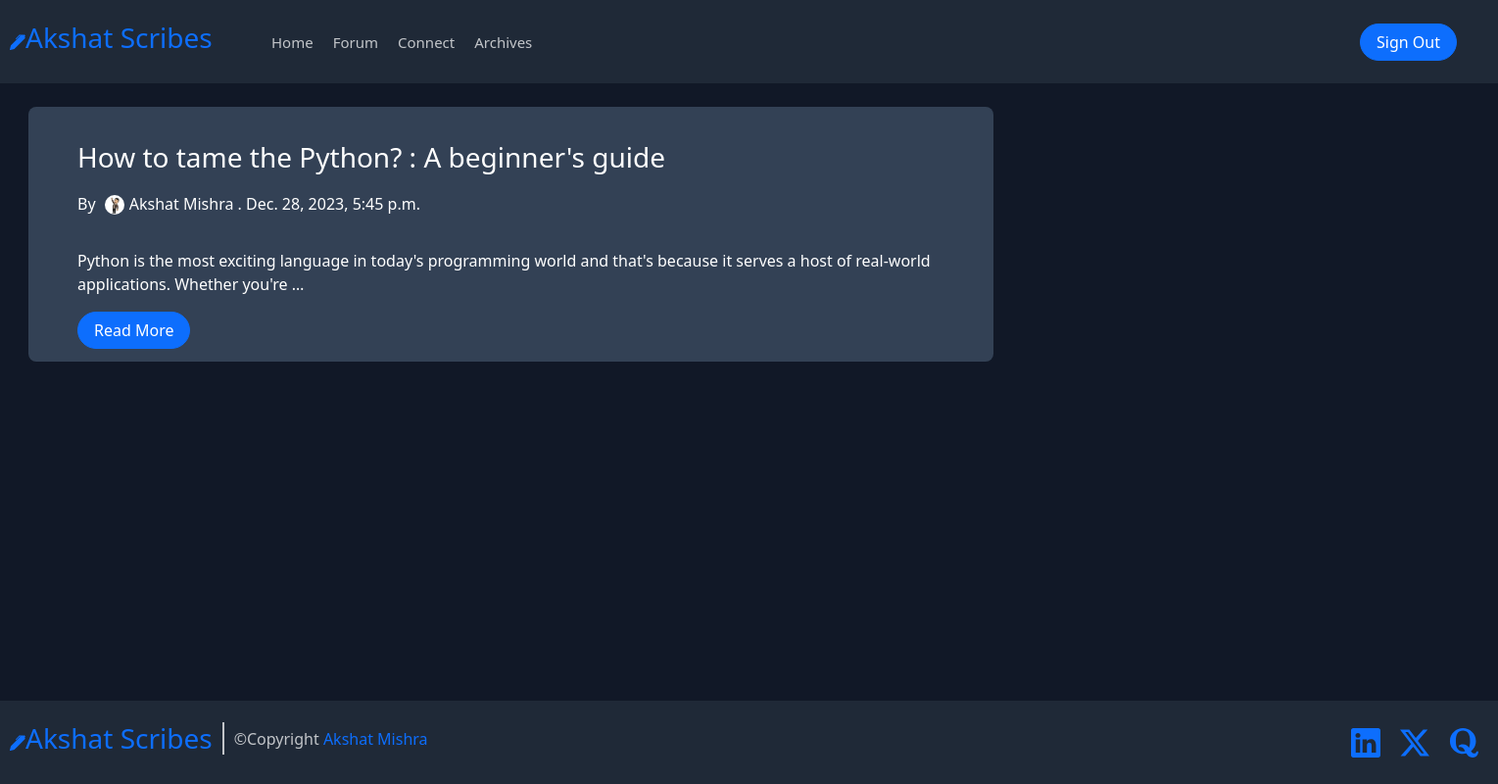
The app's page / (signed in) with its own data.
### Home/models.py (models this page shows)
class Post(models.Model):
    title = models.CharField(max_length=100)
    image = models.ImageField(null=True, blank=True, upload_to="images/")
    datetime = models.DateTimeField(default=datetime.now())
    content = models.CharField(max_length=10000000)

### Home/views.py (the view)
# urls.py: path('', views.index, name='index'),
def index(request):
    posts = Post.objects.all()
    return render(request, 'index.html', {'posts': posts})

### templates/index.html
{% extends 'base.html' %}
{% load static %}
{% block content %}
<main class="main">
  {% for post in posts reversed %}
  <div class="main__postcontainer">
    <h3 class="main__postcontainer--title">{{post.title}}</h3>
    <p class="main__postcontainer--date">By <img style="border-radius: 50%; height: 20px; width: 20px; margin-inline: 5px;" src="{% static 'assets/img/prof-pic.jpg' %}">Akshat Mishra . {{post.datetime}}</p>
    <div class="contentcontainer">
      <p class="main__postcontainer--content">
        {{post.content|truncatewords:50|safe}}
      </p>
    </div>
    <div class="main__postcontainer--btncont">
      <button class="btn btn-primary rounded-pill px-3" type="button"><a class="main__postcontainer--read" href="/posts/{{post.id}}">Read More</a></button>
    </div>
  </div>
  {% endfor %}
</main>
{% endblock %}

### static/assets/css/base.css (style rules this page uses)
body { height: 100vh; width: 100%; display: grid; grid-template-columns: 1fr; grid-template-rows: 85px 1fr 85px; grid-template-areas: "nav" "main" "footer"; }
.btn { margin-inline-end: 3px; }

### static/assets/css/index.css (style rules this page uses)
.main { display: flex; background-color: #111827; justify-content: center; }
.main__postcontainer { background-color: #334155; color: white; border-radius: 8px; height: 260px; width: 985px; margin-right: 510px; margin-left: 24px; margin-block: 24px; }
.main__postcontainer--title { color: white; padding: 35px 50px 10px 50px; }
.main__postcontainer--date { padding: 0px 50px 0px 50px; color: white; }
.contentcontainer { color: white; padding: 2px 50px 10px 50px; }
.main__postcontainer--btncont { margin-left:0px; }
.main__postcontainer--read { margin-left: 0px; text-decoration: none; color: white; }

### static/assets/css/register.css (style rules this page uses)
.btn { align-self: center; }

### records on screen
Post: title "How to tame the Python? : A beginner's guide", datetime "Dec. 28, 2023, 5:45 p.m.", content "Python is the most exciting language in today's programming world and that's because it serves a host of real-world applications. Whether you're …"
